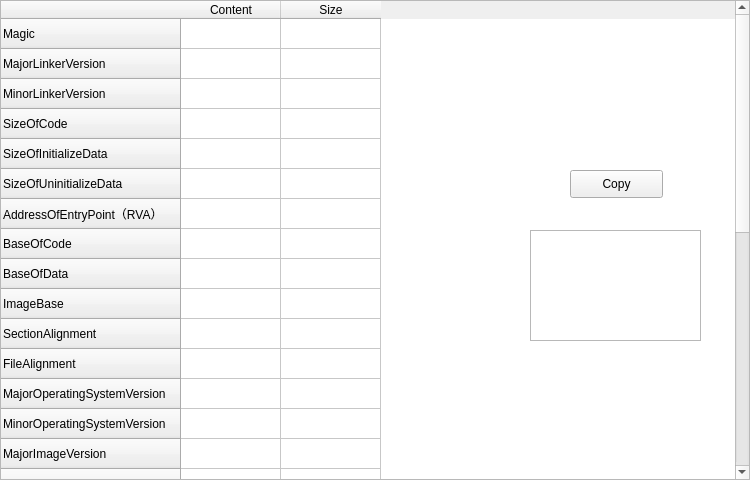
<?xml version="1.0" encoding="UTF-8"?>
<ui version="4.0">
 <class>OptionalWindow</class>
 <widget class="QMainWindow" name="OptionalWindow">
  <property name="geometry">
   <rect>
    <x>0</x>
    <y>0</y>
    <width>750</width>
    <height>480</height>
   </rect>
  </property>
  <property name="minimumSize">
   <size>
    <width>750</width>
    <height>480</height>
   </size>
  </property>
  <property name="maximumSize">
   <size>
    <width>750</width>
    <height>480</height>
   </size>
  </property>
  <property name="windowTitle">
   <string>IMAGE_OPTIONAL_HEADER</string>
  </property>
  <widget class="QWidget" name="centralwidget">
   <widget class="QTableWidget" name="tableWidget">
    <property name="geometry">
     <rect>
      <x>0</x>
      <y>0</y>
      <width>750</width>
      <height>480</height>
     </rect>
    </property>
    <property name="minimumSize">
     <size>
      <width>750</width>
      <height>480</height>
     </size>
    </property>
    <property name="maximumSize">
     <size>
      <width>750</width>
      <height>480</height>
     </size>
    </property>
    <row>
     <property name="text">
      <string>Magic</string>
     </property>
    </row>
    <row>
     <property name="text">
      <string>MajorLinkerVersion</string>
     </property>
    </row>
    <row>
     <property name="text">
      <string>MinorLinkerVersion</string>
     </property>
    </row>
    <row>
     <property name="text">
      <string>SizeOfCode</string>
     </property>
    </row>
    <row>
     <property name="text">
      <string>SizeOfInitializeData</string>
     </property>
    </row>
    <row>
     <property name="text">
      <string>SizeOfUninitializeData</string>
     </property>
    </row>
    <row>
     <property name="text">
      <string>AddressOfEntryPoint（RVA）</string>
     </property>
    </row>
    <row>
     <property name="text">
      <string>BaseOfCode</string>
     </property>
    </row>
    <row>
     <property name="text">
      <string>BaseOfData</string>
     </property>
    </row>
    <row>
     <property name="text">
      <string>ImageBase</string>
     </property>
    </row>
    <row>
     <property name="text">
      <string>SectionAlignment</string>
     </property>
    </row>
    <row>
     <property name="text">
      <string>FileAlignment</string>
     </property>
    </row>
    <row>
     <property name="text">
      <string>MajorOperatingSystemVersion</string>
     </property>
    </row>
    <row>
     <property name="text">
      <string>MinorOperatingSystemVersion</string>
     </property>
    </row>
    <row>
     <property name="text">
      <string>MajorImageVersion</string>
     </property>
    </row>
    <row>
     <property name="text">
      <string>MinorImageVersion</string>
     </property>
    </row>
    <row>
     <property name="text">
      <string>MajorSubsystemVersion</string>
     </property>
    </row>
    <row>
     <property name="text">
      <string>MinorSubsystemVersion</string>
     </property>
    </row>
    <row>
     <property name="text">
      <string>Win32VersionValue</string>
     </property>
    </row>
    <row>
     <property name="text">
      <string>SizeOfImage</string>
     </property>
    </row>
    <row>
     <property name="text">
      <string>SizeOfHeaders</string>
     </property>
    </row>
    <row>
     <property name="text">
      <string>CheckSum</string>
     </property>
    </row>
    <row>
     <property name="text">
      <string>Subsystem</string>
     </property>
    </row>
    <row>
     <property name="text">
      <string>DllCharacteristics</string>
     </property>
    </row>
    <row>
     <property name="text">
      <string>SizeOfStackReserve</string>
     </property>
    </row>
    <row>
     <property name="text">
      <string>SizeOfStackCommit</string>
     </property>
    </row>
    <row>
     <property name="text">
      <string>SizeOfHeapReserve</string>
     </property>
    </row>
    <row>
     <property name="text">
      <string>SizeOfHeapCommit</string>
     </property>
    </row>
    <row>
     <property name="text">
      <string>LoaderFlags</string>
     </property>
    </row>
    <row>
     <property name="text">
      <string>NumberOfRvaAndSizes</string>
     </property>
    </row>
    <row>
     <property name="text">
      <string>DataDirectory</string>
     </property>
    </row>
    <column>
     <property name="text">
      <string>Content</string>
     </property>
    </column>
    <column>
     <property name="text">
      <string>Size</string>
     </property>
    </column>
   </widget>
   <widget class="QPushButton" name="CopyButton">
    <property name="geometry">
     <rect>
      <x>570</x>
      <y>170</y>
      <width>93</width>
      <height>28</height>
     </rect>
    </property>
    <property name="text">
     <string>Copy</string>
    </property>
   </widget>
   <widget class="QTextBrowser" name="textBrowser">
    <property name="geometry">
     <rect>
      <x>530</x>
      <y>230</y>
      <width>171</width>
      <height>111</height>
     </rect>
    </property>
   </widget>
  </widget>
 </widget>
 <resources/>
 <connections/>
</ui>
